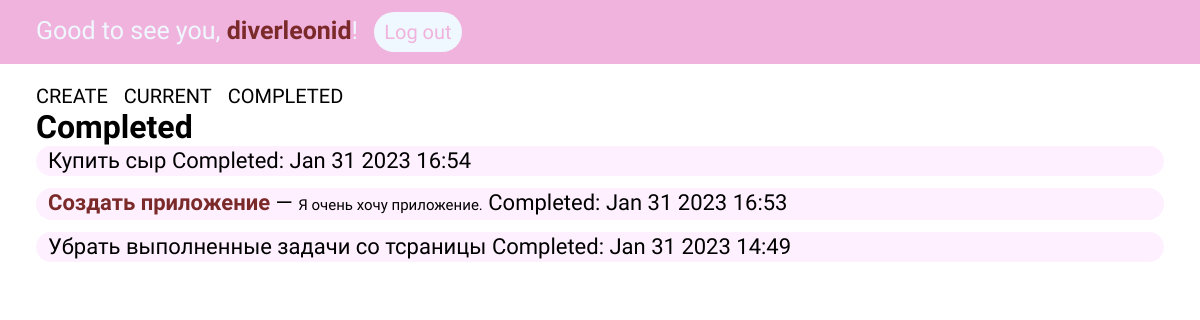
/completed/ (signed in), run on an earlier commit of the app's database.
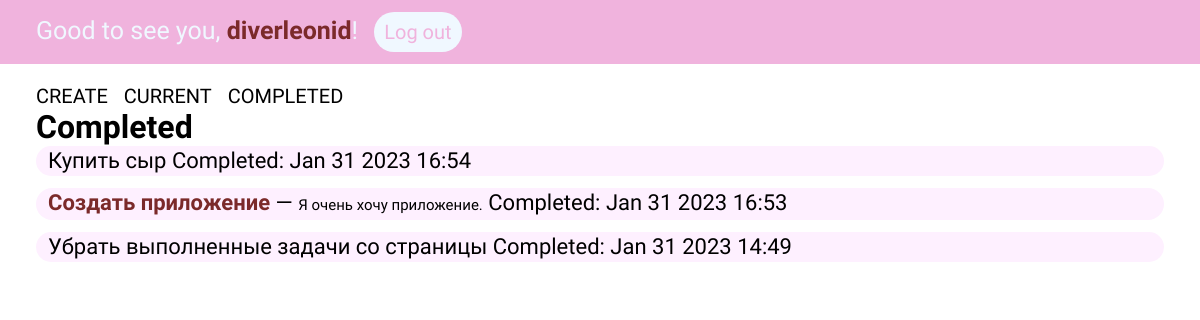
And on a later commit of the database.
### todoapp/models.py (models this page shows, shortened)
class ToDoList(models.Model):
    title = models.CharField(max_length=100)
    memo = models.TextField(blank=True)
    created = models.DateTimeField(auto_now_add=True)
    datecompleted = models.DateTimeField(null=True, blank=True)
    important = models.BooleanField(default=False)
    user = models.ForeignKey(User, on_delete=models.CASCADE)

### todoapp/views.py (the view)
# urls.py: path('completed/', views.completedtodos, name='completedtodos'),
@login_required
def completedtodos(request):
    todos = ToDoList.objects.filter(user=request.user, datecompleted__isnull=False).order_by('-datecompleted')
    return render(request, 'todoapp/completedtodos.html', {'todos': todos})

### todoapp/templates/todoapp/completedtodos.html (shortened to what this page needs)
{% extends 'todoapp/base.html' %}
{% block content %}
    <div class="navigation-title">
        <h1>Completed</h1>
    </div>
    {% if todos %}
    <div>
        <ul class="todos-list">
            {% for todo in todos %}
            <li>
                <a href="{% url 'viewtodo' todo.id %}">
                {% if todo.important %}<b>{% endif %}{{ todo.title }}{% if todo.important %}</b>{% endif %}
                {% if todo.memo %} &mdash; <span class="todo-memo">{{ todo.memo }}.</span>{% endif %} Completed: {{ todo.datecompleted|date:'M j Y H:i' }}
                </a>
            </li>
            {% endfor %}
        </ul>
    </div>
    {% else %}
    <div class="nothing-to-do">
        <h1>You should do something!</h1>
    </div>
    {% endif %}
{% endblock %}

What changed in the data, as far as the page shows it:
changed ToDoList: title "Убрать выполненные задачи со тсраницы" → "Убрать выполненные задачи со страницы"
